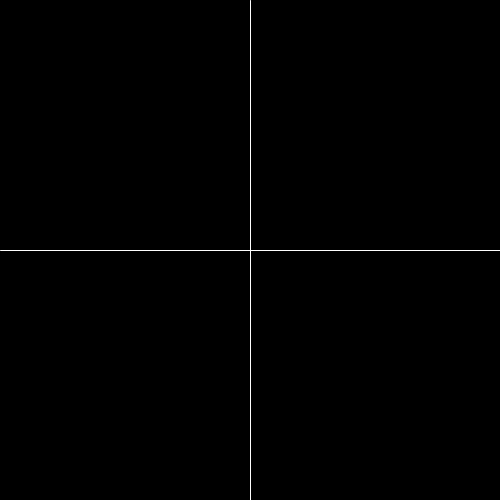
Frame 1 (no input)
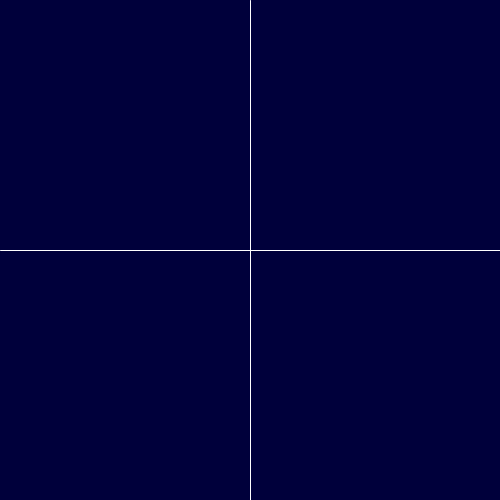
Frame 60 (the mouse pressed at the canvas centre just before this capture)
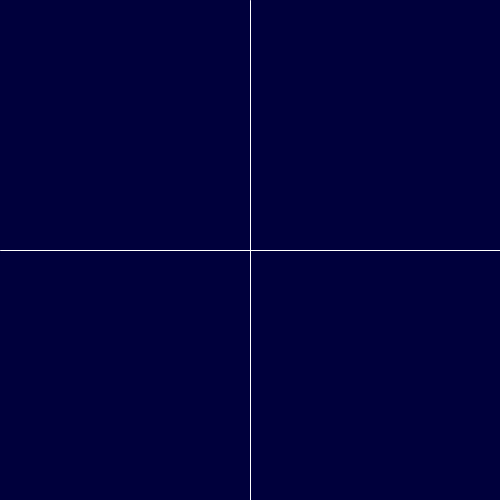
Frame 120 (the mouse held since frame 60 and released just before this capture)

The Processing sketch that drew these frames (run headless with seeded random() and noise(); from frame 60 on, the mouse is pressed at the canvas centre):

// Processing sketch: processing_68135
// ── processing_68135.pde

// Move mouse in quadrant to changecolor

float r=0;
float g=0;
float b=0;
void setup() {
  size(500, 500);

}

void draw() {
  background(r, g, b);
  stroke(255);
  line(width/2, 0, width/2, height);
   line(0,height/2,width,height/2);
  if (mouseX>width/2 && mouseY<height/2) {
    r=r+1;
    g=g-1;
    b=b-1;
  }
  else if (mouseX<width/2 && mouseY<height/2) {
    r=r-1;
    g=g-1;
    b=b+1;
  }
  if (mouseX<width/2 && mouseY>height/2) {
    r=r-1;
    g=g+1;
    b=b-1;
  }
  if (mouseX>width/2 && mouseY>height/2) {
    r=r+1;
    g=g+1;
    b=b+1;
  }
  if (r>255) {
    r=255;
  }
  if (r<0) {
    r=0;
  }
  if (g>255) {
    g=255;
  }
  if (g<0) {
    g=0;
  }
   if(b>255){
    b=255;
  }
  if(b<0){
    b=0;
  }
  
  smooth();
}
